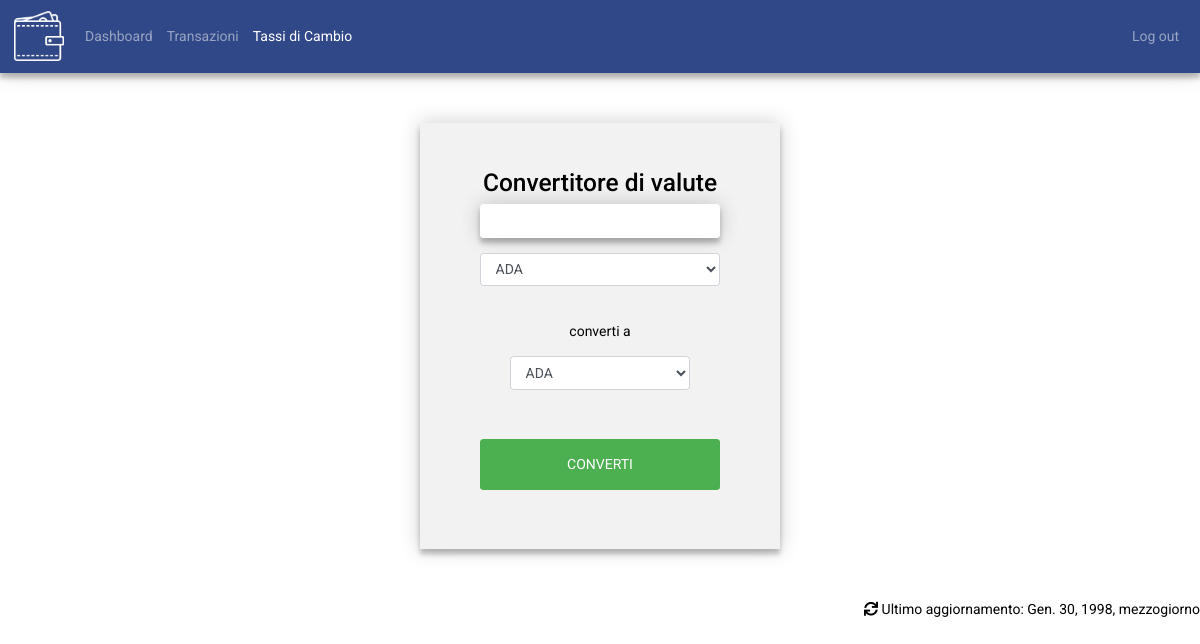
The page /tassi-di-cambio (signed in) on the database as committed earlier.
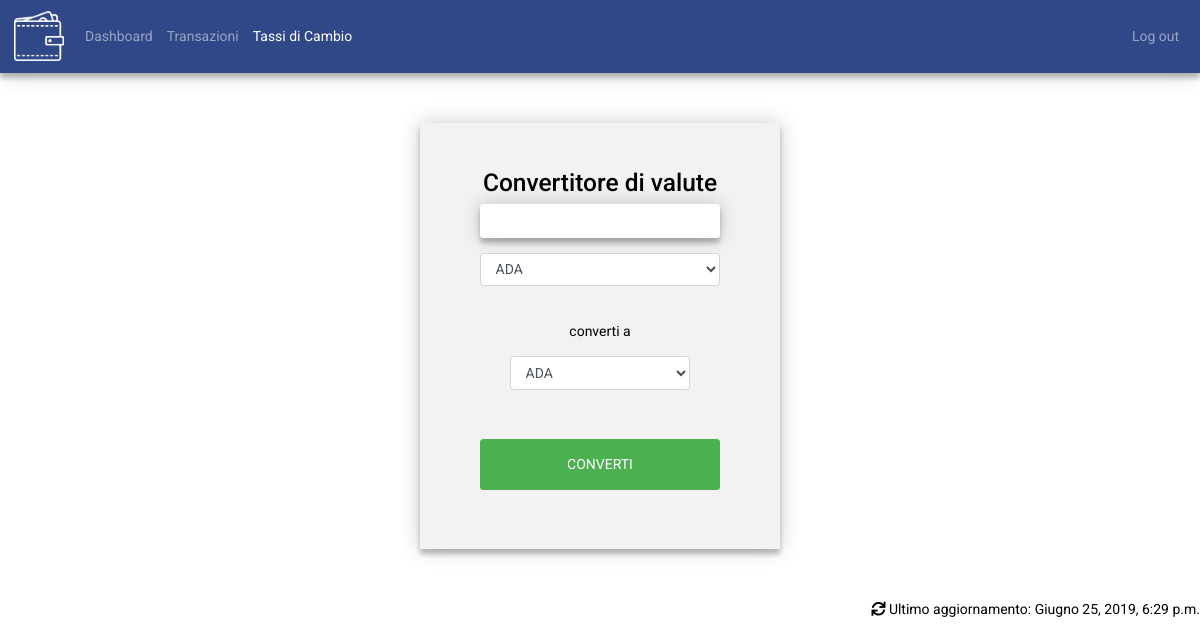
The same page on the database as committed later.
### dashboard/models.py (models this page shows, shortened)
class Wallet(models.Model):
    wallet_id = models.CharField(max_length=35, null=False, unique=True)
    user_id = models.OneToOneField(User, on_delete=models.CASCADE)
    cambio_selezionato = models.ForeignKey(Valuta, on_delete=models.CASCADE)
    transazione_ingresso = models.ManyToManyField('Wallet', null=True, through='Transazione', related_name="transazione_uscita",symmetrical=False)
    ultimo_aggiornamento = models.DateTimeField(default=datetime(1998, 1, 30, 12, 00))

### tassi_di_cambio/views.py (the view)
# urls.py: path('', views.convertitore, name='converti_valute'),
@login_required
def convertitore(request):
    coins_array = list(Valuta.objects.values_list('sigla', flat=True))
    return render(request, 'convertivalute.html', {'lista': coins_array,
                                                   'ultimo_aggiornamento': Wallet.objects.get(user_id=request.user).ultimo_aggiornamento
                                                   })

### templates/convertivalute.html (shortened to what this page needs)
{% extends 'base.html' %}
{% block content %}
    <div class="login-page form" style="margin-bottom: 50px;">
        <div class="container">
            <h3>Convertitore di valute</h3>
            <form class="">
                <div class="col-12">
                    <div class="form-group row">
                        <input type="number" min="0" class="form-control" id="amount"/>
                        <select class="mb-2 form-control" id="currency-1" required>
                            {% for crypto in lista %}
                                <option>{{ crypto }}</option>
                            {% endfor %}
                        </select>
                    </div>
                    <div class="col-12">
                        <div class="mb-2">
                            <label style="color: black;" class="mb-3 mt-3">converti a</label>
                            <select class="form-control" id="currency-2" required>
                                {% for crypto in lista %}
                                    <option>{{ crypto }}</option>
                                {% endfor %}
                            </select>
                        </div>
                    </div>
                </div>
            </form>
            <button id="resultbutton" class="btn calculate-btn btn-primary mt-5">Converti</button>
        </div>
    </div>
{% endblock %}
{% block footer %}{% include 'partials/footer.html' %}{% endblock %}

### templates/partials/footer.html
<fotter>
    <div class="ultimo-aggiornamento">
        <i id="refresh" class="fas fa-sync js-spinner"></i>
        <p class="ultimoaggiornamentotext"> Ultimo aggiornamento: {{ ultimo_aggiornamento }}</p>
    </div>
</fotter>

Rows that differ between the two databases and show on the page:
changed Wallet: ultimo_aggiornamento "Gen. 30, 1998, mezzogiorno" → "Giugno 25, 2019, 6:29 p.m."
